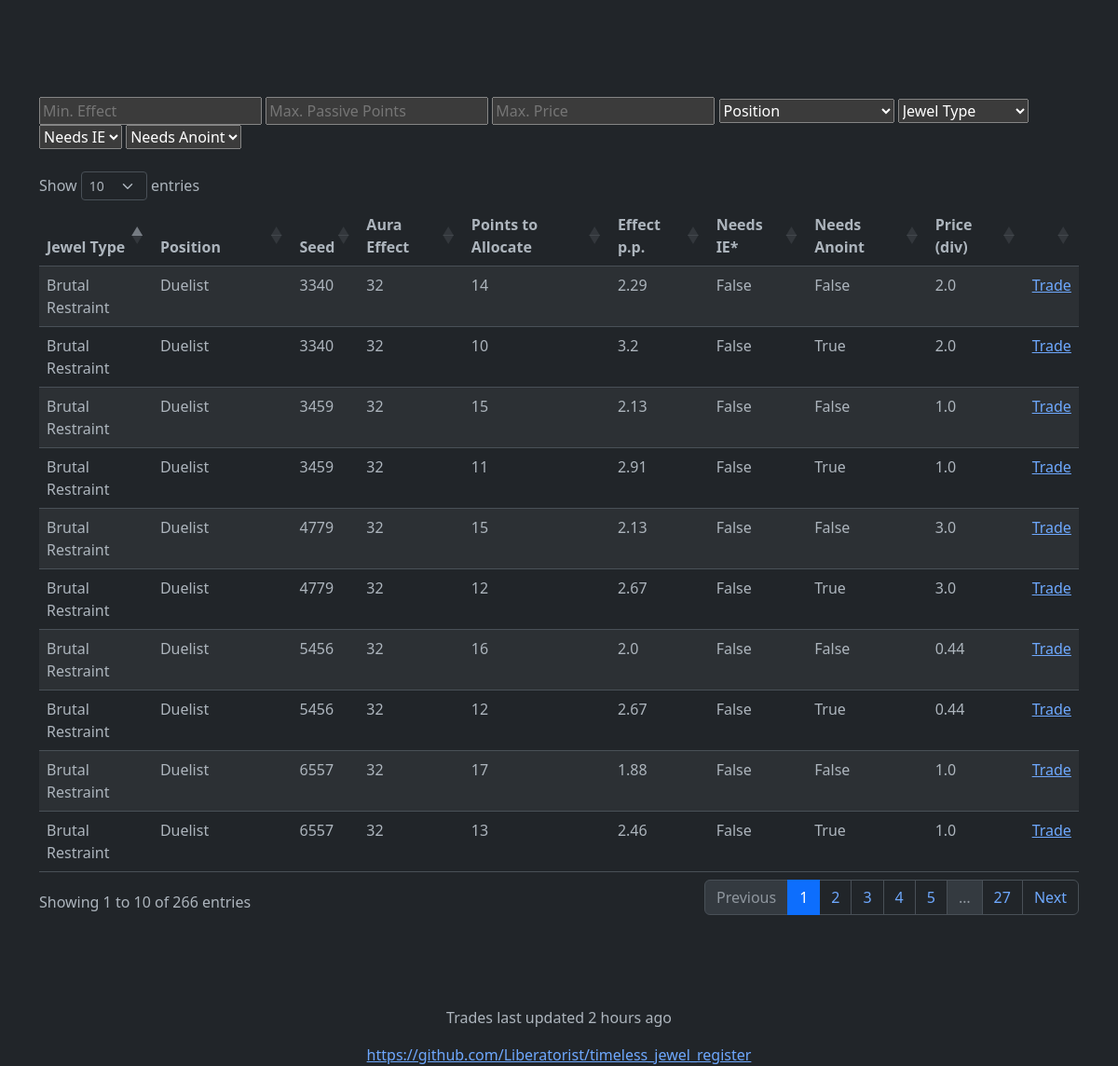
The app's page /, older data.
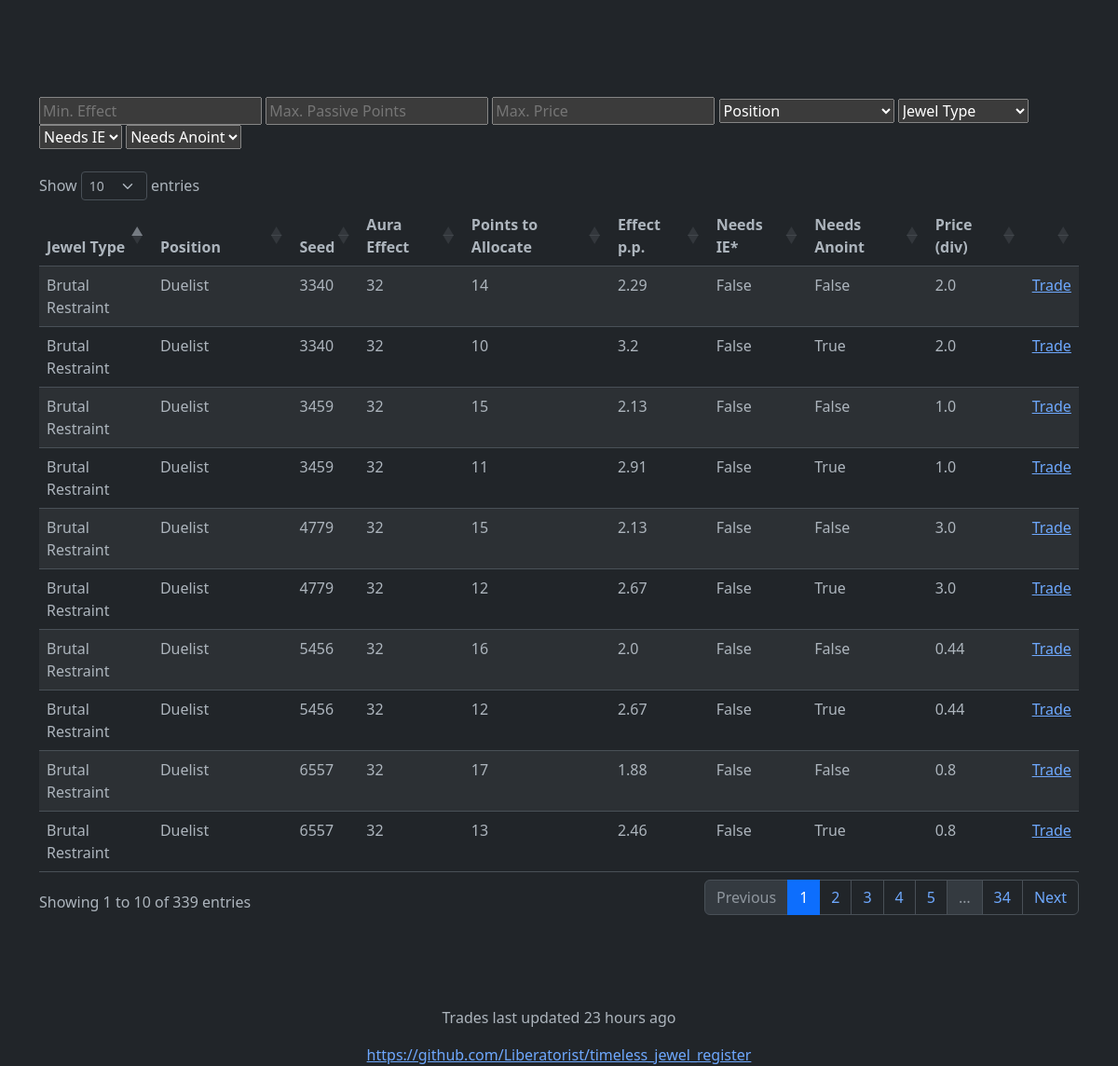
The same page, newer data.
### tables this page shows
CREATE TABLE JEWEL (
                id INTEGER NOT NULL PRIMARY KEY AUTOINCREMENT,
                seed INTEGER NOT NULL,
                type TEXT NOT NULL,
                version TEXT,
                position TEXT NOT NULL,
                effect INTEGER NOT NULL,
                points_base INTEGER,
                points_to_jewel INTEGER,
                points_w_anoint INTEGER,
                points_w_ie INTEGER,
                url_hash TEXT,
                last_queried TEXT,
                price REAL
            );

### main.py (the view)
@app.route('/')
def endpoint():
    return render_template("basic_table.html", table=get_all_jewels(), last_update=get_last_update())

### main.py (called while the page is built)
def get_human_readable_time_diff(last_date):
    diff = (datetime.utcnow() - datetime.strptime(last_date, '%Y-%m-%d %H:%M:%S.%f')).seconds
    if (seconds := diff) < 60:
        return f"{seconds} second{'s' if seconds > 1 else ''} ago"
    elif (minutes := round(diff / 60)) < 60:
        return f"{minutes} minute{'s' if minutes > 1 else ''} ago"
    elif (hours := round(minutes / 60)) < 24:
        return f"{hours} hour{'s' if hours > 1 else ''} ago"
    days = round(hours / 24)
    return f"{days} day{'s' if round(days) > 1 else ''} ago"

def get_last_update():
    con = sl.connect('jewels.db')
    with con:
        for update in con.execute("SELECT time FROM LAST_UPDATE"):
            return get_human_readable_time_diff(update[0])

### templates/basic_table.html (shortened to what this page needs)
{% extends "base.html" %}
{% block content %}
  <input type="search" id="min_effect" name="min_effect" placeholder="Min. Effect">
  <input type="search" id="max_points" name="max_points" placeholder="Max. Passive Points">
  <input type="search" id="max_price" name="max_price" placeholder="Max. Price">
  <select id="position" name="position">
        <option value="none" selected disabled hidden>Position</option>
  </select>
  <select id="jewel" name="jewel">
        <option value="none" selected disabled hidden>Jewel Type</option>
  </select>
  <select id="ie" name="ie">
        <option value="none" selected disabled hidden>Needs IE</option>
  </select>
  <select id="anoint" name="anoint">
        <option value="none" selected disabled hidden>Needs Anoint</option>
  </select>
<br><br>
<table id="data" class="table table-striped" style="width:100%">
    <thead>
      <tr>
        <th>Jewel Type</th>
        <th>Position</th>
        <th>Seed</th>
        <th>Aura Effect</th>
        <th>Points to Allocate</th>
        <th>Effect p.p.</th>
        <th>Needs IE*</th>
        <th>Needs Anoint</th>
        <th>Price (div)</th>
        <th></th>
      </tr>
    </thead>
    <tbody>
      {% for jewel in table %}
        <tr>
          <td>{{ jewel.type }}</td>
          <td>{{ jewel.position }}</td>
          <td>{{ jewel.seed }}</td>
          <td>{{ jewel.effect }}</td>
          <td>{{ jewel.total_points }}</td>
          <td>{{ jewel.effect_pp }}</td>
          <td>{{ jewel.ie }}</td>
          <td>{{ jewel.anoint }}</td>
          <td>{{ jewel.price }}</td>
          <td><a href="{{ jewel.url }}" target="_blank"> Trade </a></td>
        </tr>
      {% endfor %}
    </tbody>
</table>
{% endblock %}

Row changes from the older to the newer data that the page shows:
changed JEWEL (number 5 of 5 on the later page): price "1.0" → "0.8"
Text that changed along with them:
text written by a page script: "Show entries Showing 1 to 10 of 266 entries Previous 1 2 3 4 5 … 27 Next" → "Show entries Showing 1 to 10 of 339 entries Previous 1 2 3 4 5 … 34 Next"
{{ last_update }}: "2 hours ago" → "23 hours ago"
